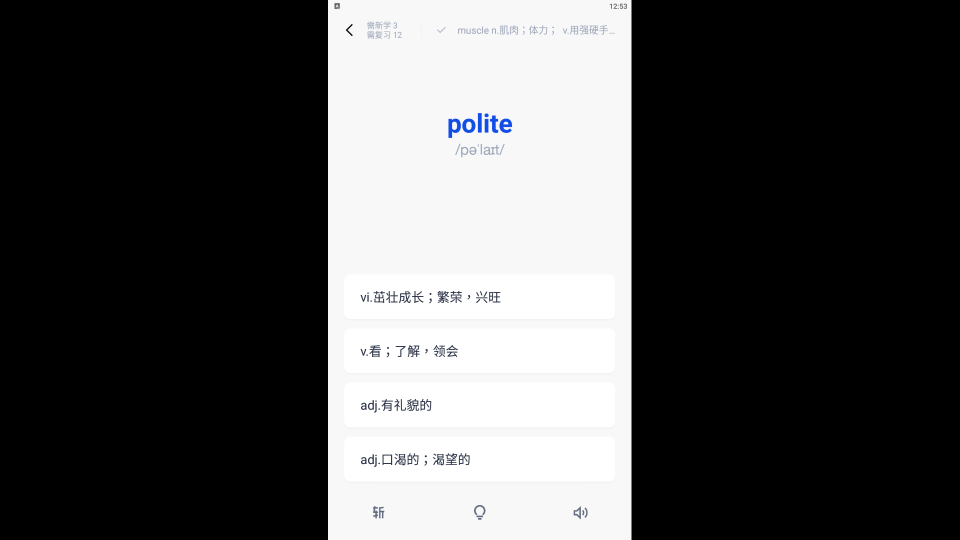
#> input picture testing_images/flashcard_without_pictures.jpg, 1920 x 1080 px (shown at 1/2 size)
$ python detect_CN_explanations.py
#> lines starting #> are read from the running program, lines starting #| are printed output that depends on the picture; after the words box and inside, x2 and y2 are one past the last pixel; in counts of white or black regions, pixels touching at a corner belong together
import numpy as np
import cv2 as cv
import os
import datetime

# 設置Kernel
kernel = np.ones((5, 5), np.uint8)

# 设置putText函数字体
font = cv.FONT_HERSHEY_SIMPLEX


OUTPUT_PATH = os.path.join(
    os.getcwd(), 'IMG_TEMP', 'detect_CN_explanations')


def angle_cos(p0, p1, p2):
    d1, d2 = (p0-p1).astype('float'), (p2-p1).astype('float')
    return abs(np.dot(d1, d2) / np.sqrt(np.dot(d1, d1)*np.dot(d2, d2)))


# [43 lines left out: function find_squares, not called in this run]


def find_squares_bichromatic(img):
    squares = []
    square_centers = []

    img = cv.GaussianBlur(img, (3, 3), 0)

    # img = canny.copy()

    gray = cv.cvtColor(img, cv.COLOR_BGR2GRAY)
    bin = cv.Canny(gray, 5, 10, apertureSize=3)

    imgDialation = cv.dilate(bin, kernel, iterations=1)

    # cv.imshow("imgDialation", imgDialation)
    # cv.imshow('canny', bin)

    contours, _hierarchy = cv.findContours(
        imgDialation, cv.RETR_EXTERNAL, cv.CHAIN_APPROX_NONE)
    print("轮廓数量：%d" % len(contours))

    index = 0
    # 轮廓遍历
    for cnt in contours:
        cnt_len = cv.arcLength(cnt, True)  # 计算轮廓周长
        cnt = cv.approxPolyDP(cnt, 0.02*cnt_len, True)  # 多边形逼近
        # 条件判断逼近边的数量是否为4，轮廓面积是否大于1000，检测轮廓是否为凸的
        if len(cnt) == 4 and cv.contourArea(cnt) > 2000 and cv.isContourConvex(cnt):
            (x, y, w, h) = cv.boundingRect(cnt)
            cv.rectangle(img, (x, y), (x+w, y+h), (0, 255, 0), 2)

            M = cv.moments(cnt)  # 计算轮廓的矩
            cx = int(M['m10']/M['m00'])
            cy = int(M['m01']/M['m00'])  # 轮廓重心

            cnt = cnt.reshape(-1, 2)
            max_cos = np.max(
                [angle_cos(cnt[i], cnt[(i+1) % 4], cnt[(i+2) % 4]) for i in range(4)])
            # 只检测矩形（cos90° = 0）

            if max_cos < 0.15:
                # 检测四边形（不限定角度范围）
                # if True:
                index = index + 1
                cv.putText(img, ("#%d" % index), (cx, cy),
                           font, 0.7, (255, 0, 255), 2)

                squares.append(cnt)
                square_centers.append((cx, cy))

    # 给它围上绿色的框框
    cv.drawContours(img, squares, -1, (0, 0, 255), 2)

    cv.imwrite(os.path.join(
        os.getcwd(), "IMG_TEMP", 'exp '+datetime.datetime.now().strftime('%Y-%m-%d_%H-%M-%S')
        + '.jpg'),
        img
    )

    print("保存路径：")
    print((os.path.join(
        OUTPUT_PATH, datetime.datetime.now().strftime('%Y-%m-%d %H-%M-%S')
        + '.jpg')))

    cv.imwrite(os.path.join(
        OUTPUT_PATH, datetime.datetime.now().strftime('%Y-%m-%d %H-%M-%S')
        + '.jpg'),
        img)

    return squares, square_centers, img


# 寻找单词图片
# [8 lines left out: function find_pictures, not called in this run]


def extract_paraphrase_boxes_by_color(frame):
    __debug__ and print("extract_paraphrase_boxes_by_color()")
    '''
        {frame} 是待检测的帧
        用inRange函数来进行阈值提取并返回符合颜色的区域
    '''

    low = np.array([255, 255, 255])
    high = np.array([255, 255, 255])

    frame = cv.inRange(src=frame, lowerb=low, upperb=high)  # HSV高低阈值，提取图像部分区域
    # low = np.array([154, 255, 215])
    # high = np.array([154, 255, 255])

    '''
        inRange之后会把图片转换成一维数组
        要把它弄成三维的才能够进行下一步的处理
        cv.cvtColor(dst, cv.COLOR_GRAY2BGR)就是做了这件事
    '''
    gray_three_channel = cv.cvtColor(frame, cv.COLOR_GRAY2BGR)
    return gray_three_channel, frame


# [11 lines left out: function find_CN_paraphrase_boxes, not called in this run]


# 测试用的main函数：
if __name__ == '__main__':
    # 输入的图片源
    img = cv.imread("../../testing_images/flashcard_without_pictures.jpg")
#> img is the input picture: shape (1080, 1920, 3); mean B, G, R 78.6, 78.1, 78
    # img = cv.imread("../../testing_images/continue_button.jpg")
    #
    # squares,  square_centers, img = find_squares(img)
    # print(square_centers)

    dst, frame = extract_paraphrase_boxes_by_color(img)
#> in extract_paraphrase_boxes_by_color, `frame = cv.inRange(src=frame, lowerb=low, upperb=high)`:
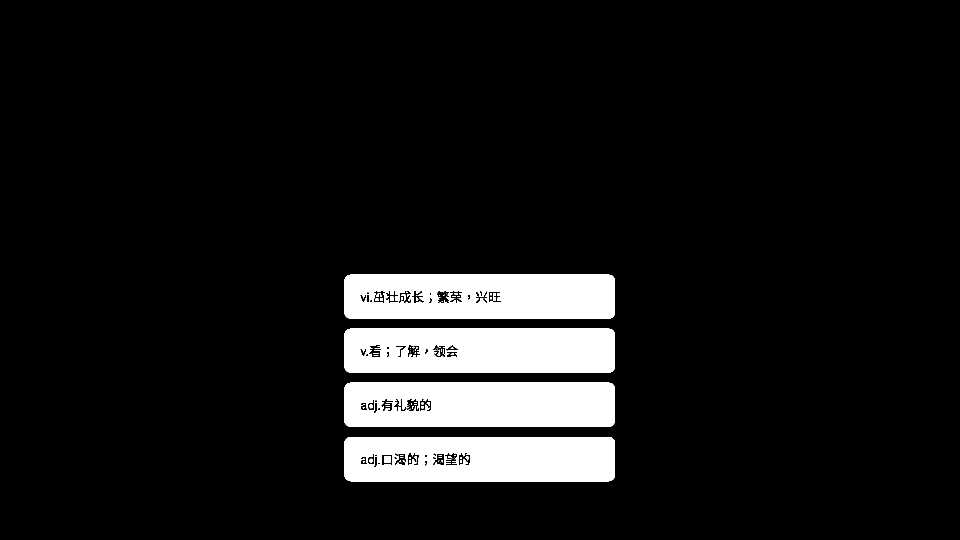
#> frame: shape (1080, 1920) (shown at 1/2 size); 8.8% white; 77 white regions (53 under 20 px), largest, box (x1, y1, x2, y2) and area: (689, 765, 1230, 854) 46094, (689, 657, 1230, 746) 46010, (689, 874, 1230, 963) 45067
    cv.imshow('dst', dst)

    squares,  square_centers, img = find_squares_bichromatic(dst)
#> in find_squares_bichromatic, `bin = cv.Canny(gray, 5, 10, apertureSize=3)`:
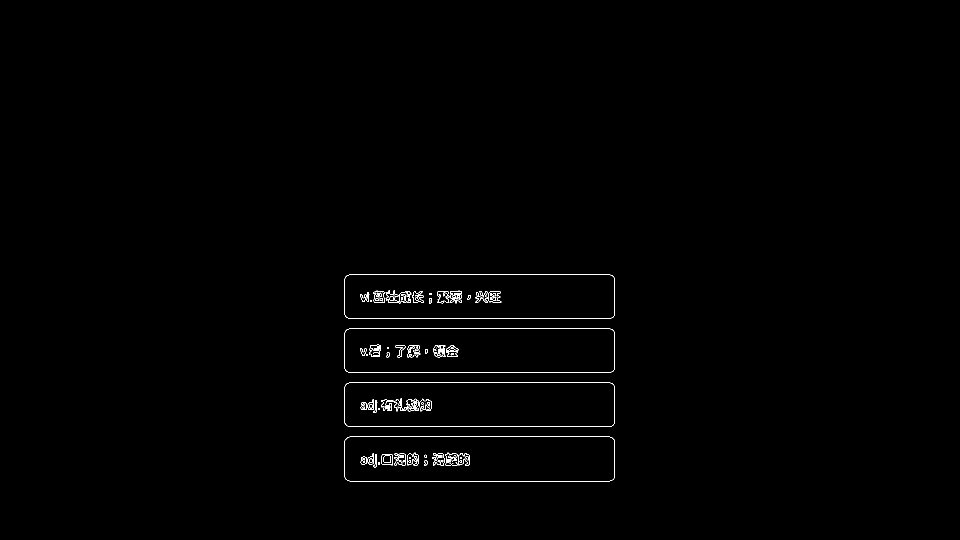
#> bin: shape (1080, 1920) (shown at 1/2 size); 0.48% white in thin lines or dots, all inside (x1, y1, x2, y2) = (688, 548, 1230, 963)
#> in find_squares_bichromatic, `imgDialation = cv.dilate(bin, kernel, iterations=1)`:
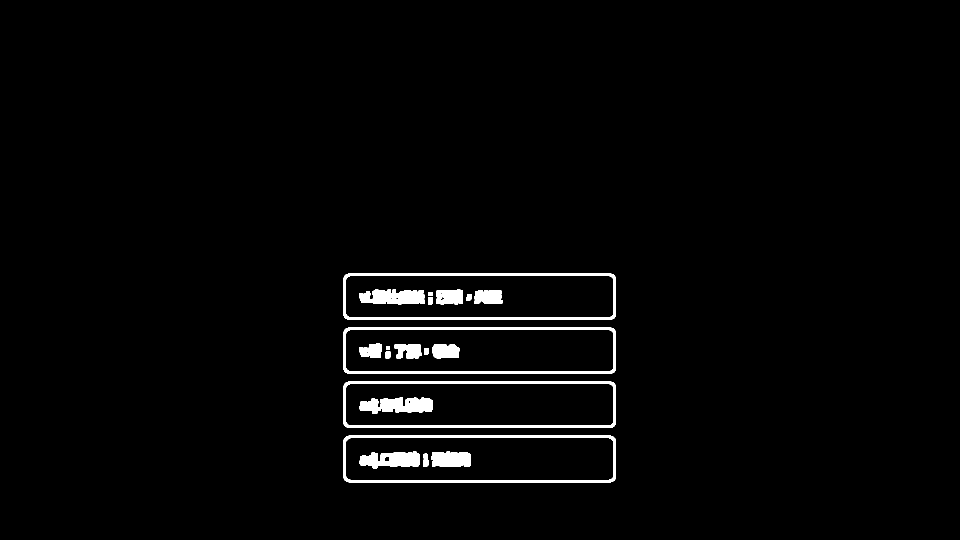
#> imgDialation: shape (1080, 1920) (shown at 1/2 size); 2.1% white; 21 white regions
#> in find_squares_bichromatic, `contours, _hierarchy = cv.findContours( imgDialation, cv.RETR_EXTERNAL..`: contours = 4 contours; box (x1, y1, x2, y2) and area: (686, 871, 1232, 965) 50551, (686, 762, 1232, 856) 50545, (686, 654, 1232, 748) 50532, (686, 546, 1232, 640) 50532
#| 轮廓数量：4
#> the loop in find_squares_bichromatic, `for cnt in contours:` made 4 passes
#> (cnt, y, cx, cy, max_cos) on passes 1 to 4: ([[686, 882], [697, 964], [1231, 956], [1221, 871]], 871, 960, 918, 0.118), ([[686, 774], [694, 855], [1231, 848], [1218, 762]], 762, 959, 809, 0.137), ([[686, 666], [697, 747], [1231, 739], [1218, 654]], 654, 960, 701, 0.136), ([[686, 558], [697, 639], [1231, 631], [1218, 546]], 546, 960, 593, 0.136)
#> after the loop in find_squares_bichromatic, `for cnt in contours:`:
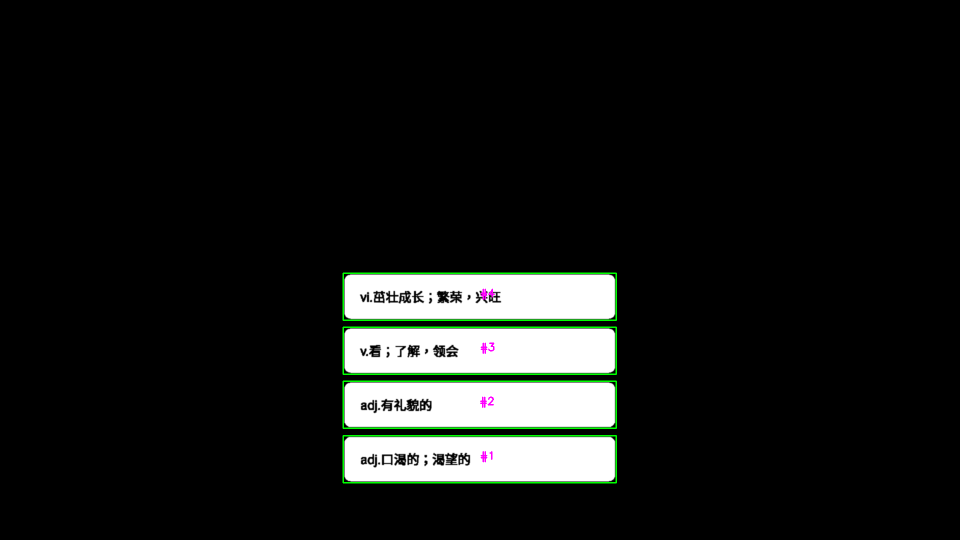
#> img: shape (1080, 1920, 3) (shown at 1/2 size); mean of channels 0, 1, 2 22.5, 24.3, 22.5; drawn as B, G, R
#> after the loop in find_squares_bichromatic, `for cnt in contours:`: M = moments, m00 44359, centre m10/m00, m01/m00 = (960.2, 593.5); cx = 960; cy = 593; h = 94; index = 4; max_cos = 0.136; square_centers = [(960, 918), (959, 809), (960, 701), (960, 593)]; squares = [[[686, 882], [697, 964], [1231, 956], [1221, 871]], [[686, 774], [694, 855], [1231, 848], [1218, 762]], [[686, 666], [697, 747], [1231, 739], [1218, 654]], [[686, 558], [697, 639], [1231, 631], [1218, 546]]]; w = 546; x = 686; y = 546
#> in find_squares_bichromatic, `cv.drawContours(img, squares, -1, (0, 0, 255), 2)`:
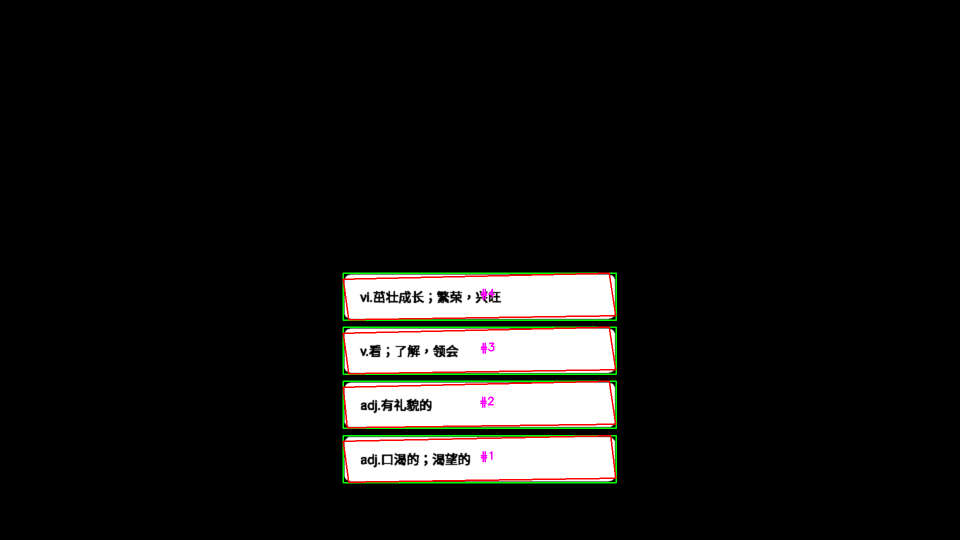
#> img: shape (1080, 1920, 3) (shown at 1/2 size); 0.71% of pixels changed, all inside (x1, y1, x2, y2) = (685, 545, 1233, 966); drawn as B, G, R
#> square_centers = [(960, 918), (959, 809), (960, 701), (960, 593)]

    print(squares, square_centers)
#| [array([[ 686,  882],
#|        [ 697,  964],
#|        [1231,  956],
#|        [1221,  871]], dtype=int32), array([[ 686,  774],
#|        [ 694,  855],
#|        [1231,  848],
#|        [1218,  762]], dtype=int32), array([[ 686,  666],
#|        [ 697,  747],
#|        [1231,  739],
#|        [1218,  654]], dtype=int32), array([[ 686,  558],
#|        [ 697,  639],
#|        [1231,  631],
#> (further printed lines are left out)

    # [10 lines of commented-out code are left out]

    print('Done')

$ run again, with testing_images/muscle.jpg copied over testing_images/flashcard_without_pictures.jpg
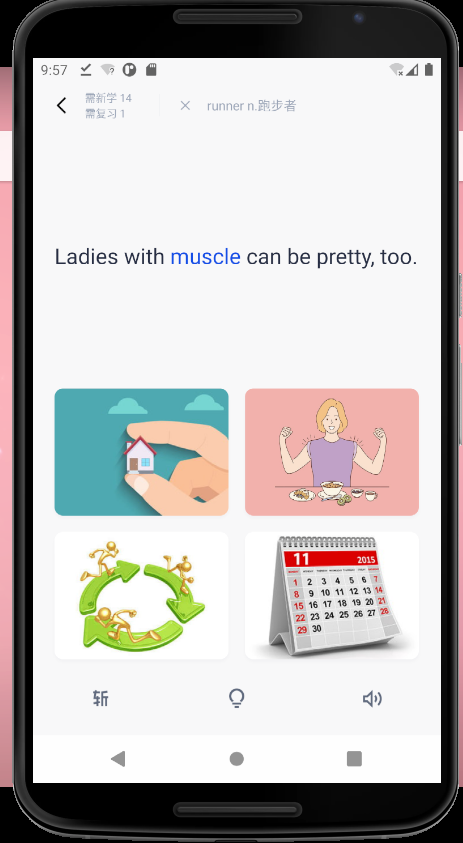
#> input picture testing_images/muscle.jpg, 463 x 843 px
#> img is the input picture: shape (843, 463, 3); mean B, G, R 184.2, 185.7, 188.7
#> frame: shape (843, 463); 4.8% white; 18 white regions (15 under 20 px), largest, box (x1, y1, x2, y2) and area: (55, 532, 228, 659) 10500, (245, 532, 419, 659) 6362, (103, 576, 170, 631) 1889
#> bin: shape (843, 463); 0.61% white in thin lines or dots, all inside (x1, y1, x2, y2) = (54, 531, 420, 660)
#> imgDialation: shape (843, 463); 3.1% white; 5 white regions
#> contours = 2 contours; box (x1, y1, x2, y2) and area: (52, 529, 230, 661) 23120, (242, 529, 422, 662) 8318
#| 轮廓数量：2
#> the loop in find_squares_bichromatic, `for cnt in contours:` made 2 passes
#> (cnt_len, cnt, x, y, w, h, cx, cy) on pass 2: (604.3, [[53, 534], [56, 659], [229, 656], [226, 531]], 53, 531, 177, 129, 141, 595)
#> after the loop in find_squares_bichromatic, `for cnt in contours:`:
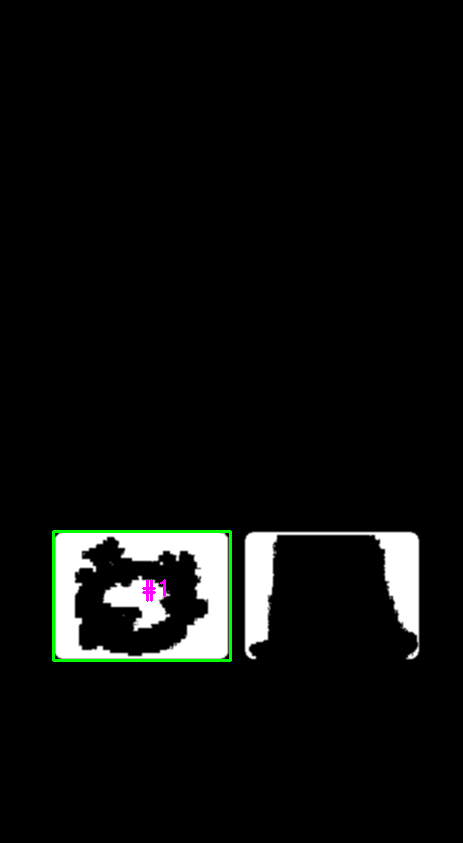
#> img: shape (843, 463, 3); mean of channels 0, 1, 2 12.1, 13.2, 12.1; drawn as B, G, R
#> after the loop in find_squares_bichromatic, `for cnt in contours:`: M = moments, m00 21634, centre m10/m00, m01/m00 = (141, 595); cx = 141; cy = 595; h = 129; index = 1; max_cos = 0.00666; square_centers = [(141, 595)]; squares = [[[53, 534], [56, 659], [229, 656], [226, 531]]]; w = 177; x = 53; y = 531
#> in find_squares_bichromatic, `cv.drawContours(img, squares, -1, (0, 0, 255), 2)`:
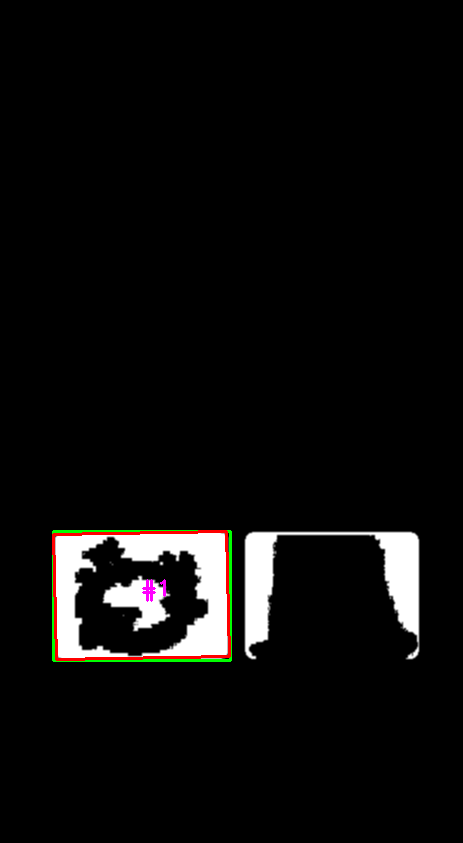
#> img: shape (843, 463, 3); 0.46% of pixels changed, all inside (x1, y1, x2, y2) = (52, 530, 231, 661); drawn as B, G, R
#> `squares,  square_centers, img = find_squares_bichromatic(dst)`: squares = [[[53, 534], [56, 659], [229, 656], [226, 531]]]; square_centers = [(141, 595)]
#| [array([[ 53, 534],
#|        [ 56, 659],
#|        [229, 656],
#|        [226, 531]], dtype=int32)] [(141, 595)]
